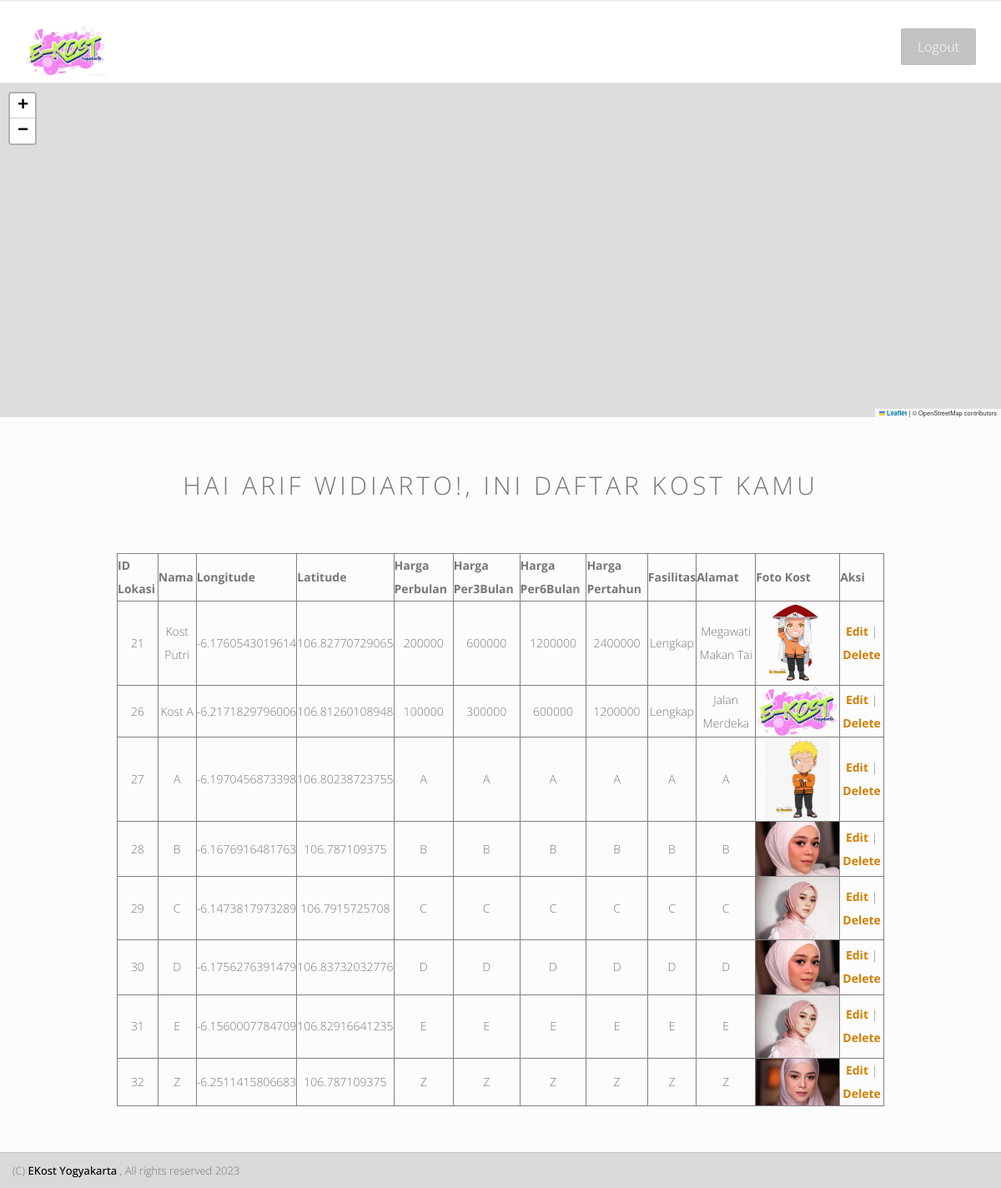
Page /index-kost.php (signed in) on the committed database.
### tables this page shows
CREATE TABLE `tb_location` (
  `id_location` int(10) NOT NULL,
  `id_pemilik` int(10) NOT NULL,
  `name` varchar(255) NOT NULL,
  `long_location` varchar(255) NOT NULL,
  `lat_location` varchar(255) NOT NULL,
  `harga_perbulan` varchar(255) NOT NULL,
  `harga_per3bulan` varchar(255) NOT NULL,
  `harga_per6bulan` varchar(255) NOT NULL,
  `harga_pertahun` varchar(255) NOT NULL,
  `fasilitas` text NOT NULL,
  `alamat_lengkap` text NOT NULL,
  `foto` text NOT NULL
);

### index-kost.php (the view, shortened to what this page needs)
<?php
if (isset($_SESSION['id_account']) && isset($_SESSION['nama_account'])) {
    $nama_account = $_SESSION['nama_account'];
    $greetingMessage2 = "Hai $nama_account!, Ini Daftar Kost Kamu";
} else {
    $greetingMessage = "Cari Kost Anda Disini";
}
?>
<!DOCTYPE html>
<html class="no-js">
<head>
    <link rel="stylesheet" href="assets/css/normalize.css">
    <link rel="stylesheet" href="assets/css/font-awesome.min.css">
    <link rel="stylesheet" href="assets/css/fontello.css">
    <link href="assets/fonts/icon-7-stroke/css/pe-icon-7-stroke.css" rel="stylesheet">
    <link href="assets/fonts/icon-7-stroke/css/helper.css" rel="stylesheet">
    <link href="assets/css/animate.css" rel="stylesheet" media="screen">
    <link rel="stylesheet" href="assets/css/bootstrap-select.min.css">
    <link rel="stylesheet" href="bootstrap/css/bootstrap.min.css">
    <link rel="stylesheet" href="assets/css/icheck.min_all.css">
    <link rel="stylesheet" href="assets/css/price-range.css">
    <link rel="stylesheet" href="assets/css/owl.carousel.css">
    <link rel="stylesheet" href="assets/css/owl.theme.css">
    <link rel="stylesheet" href="assets/css/owl.transitions.css">
    <link rel="stylesheet" href="assets/css/style.css">
    <link rel="stylesheet" href="assets/css/responsive.css">
    <link rel="stylesheet" href="https://unpkg.com/leaflet/dist/leaflet.css" />
</head>
<body>
    <nav class="navbar navbar-default ">
        <div class="container">
            <div class="navbar-header">
                    <a class="navbar-brand" href="index.html"><img class="logo" src="assets/img/logo2.png" alt=""></a>
            </div>
            <div class="collapse navbar-collapse yamm" id="navigation">
                <div class="button navbar-right">
                    <button class="navbar-btn nav-button wow fadeInRight" onclick=" window.open('add_logoutaccount.php')" data-wow-delay="0.48s">Logout</button>
                </div>
            </div>
        </div>
    </nav>
    <div id="map"></div>
    <div class="content-area home-area-1 recent-property" style="background-color: #FCFCFC; padding-bottom: 55px;">
        <div class="container">
            <div class="row">
                <div class="col-md-10 col-md-offset-1 col-sm-12 text-center page-title">
                    <h2><?php echo $greetingMessage2; ?></h2>
                </div>
            </div>
            <div class="col-md-10 col-md-offset-1 col-sm-12 text-center page-title">
        <?php
        if (isset($_SESSION['id_account']) && isset($_SESSION['nama_account'])) {
            $id_account = $_SESSION['id_account'];
            $servername = "localhost";
            $username = "root";
            $password = "";
            $dbname = "db_ekost";
            $conn = new mysqli($servername, $username, $password, $dbname);
            $sql = "SELECT * FROM tb_location WHERE id_pemilik = $id_account";
            $result = $conn->query($sql);
            if ($result->num_rows > 0) {
                echo "<table border='1'>
                    <tr>
                        <th>ID Lokasi</th>
                        <th>Nama</th>
                        <th>Longitude</th>
                        <th>Latitude</th>
                        <th>Harga Perbulan</th>
                        <th>Harga Per3Bulan</th>
                        <th>Harga Per6Bulan</th>
                        <th>Harga Pertahun</th>
                        <th>Fasilitas</th>
                        <th>Alamat</th>
                        <th>Foto Kost</th>
                        <th>Aksi</th>
                    </tr>";
                while ($row = $result->fetch_assoc()) {
                    echo "<tr>
                        <td>{$row['id_location']}</td>
                        <td>{$row['name']}</td>
                        <td>{$row['long_location']}</td>
                        <td>{$row['lat_location']}</td>
                        <td>{$row['harga_perbulan']}</td>
                        <td>{$row['harga_per3bulan']}</td>
                        <td>{$row['harga_per6bulan']}</td>
                        <td>{$row['harga_pertahun']}</td>
                        <td>{$row['fasilitas']}</td>
                        <td>{$row['alamat_lengkap']}</td>
                        <td><img src='{$row['foto']}' alt='Location Image' style='max-width: 100px; max-height: 100px;'></td>
                        <td>
                            <a href='edit_location.php?id={$row['id_location']}'>Edit</a> |
                            <a href='delete_location.php?id={$row['id_location']}'>Delete</a>
                        </td>
                    </tr>";
                }
                echo "</table>";
            } else {
                echo "Belum ada lokasi kost yang ditambahkan.";
            }
        } else {
            $greetingMessage2 = "Cari Kost Anda Disini";
        }
        ?>
    </div>
        </div>
    </div>
        <div class="footer-copy text-center">
            <div class="container">
                <div class="row">
                    <div class="pull-left">
                        <span> (C) <a href="">EKost Yogyakarta</a> , All rights reserved 2023  </span>
                    </div>
                </div>
            </div>
        </div>
</body>
</html>

### assets/css/style.css (style rules this page uses)
html, body { width: 100%; overflow-x: hidden; }
body { height:100%; font-family: 'Open Sans', sans-serif; font-weight: 300; padding:0; margin:0; font-size:14px; line-height: 28px; color: #777; background: #fff; position: relative; }
h1, .h1, h2, .h2, h3, .h3, h4, .h4, h5, .h5, h6, .h6, p, .navbar, .brand, .btn-simple { -moz-osx-font-smoothing: grayscale; -webkit-font-smoothing: antialiased; }
h1, .h1, h2, .h2, h3, .h3, h4, .h4 { font-weight: 400; }
h2, .h2 { font-size: 36px; }
a { color: #d27e04; outline: 0; font-weight: bold; -webkit-transition: all .8s ease; transition: all .8s ease; }
img { height: auto; max-width: 100%; vertical-align: middle; border: 0px none; }
button { border-radius: 3px; outline: thin dotted; outline: 5px auto -webkit-focus-ring-color; outline-offset: -2px; outline: 0; outline-offset: 0; border: none; overflow: visible; }
button, select { text-transform: none; }
button, html input[type="button"], input[type="reset"], input[type="submit"] { -webkit-appearance: button; cursor: pointer; }
.button.navbar-right { padding-top: 10px; }
.nav-button { background-color: #c2c2c2; border: medium none; color: #fff; font-size: 16px; padding: 8px 20px; border-radius: 2px; -webkit-transition: all 0.4s ease; -moz-transition: all 0.4s ease; -ms-transition: all 0.4s ease; transition: all 0.4s ease; }
.navbar { margin-bottom: 0px; min-height: 100px; }
.navbar-default { background-image: none; background-color: #fff; background-repeat: repeat-x; border-radius: 4px; box-shadow: none; }
.navbar .container { padding-top: 15px }
.navbar-default { background-image: none; background-color: #FFF; background-repeat: repeat-x; border-radius: 0px; box-shadow: none; border-left: none; border-right: none; }
.content-area { background-color: #FCFCFC; padding-bottom: 55px; }
.page-title { padding-top: 55px; }
.page-title h2 { margin: 10px 0px; font-size: 30px; font-weight: 300; text-transform: uppercase; letter-spacing: 4px; }
.footer-copy { background: rgba(213, 213, 213, 0.9) none repeat scroll 0% 0%; border-top: 0.051px solid rgba(162, 162, 162, 0.46); padding-bottom: 0px; padding-bottom: 7px; padding-top: 7px; }
.footer-copy span { margin-right: 20px; font-size: 13px; }
.footer-copy span a { color: #000; font-weight: 500; }
#map { height: 300px; }

### index-kost.php (style rules this page uses)
#map { height: 400px; width: 100%; }
.logo { width: 20%; height: auto; }

### rows in the picture
tb_location: id_location "21", name "Kost Putri", long_location "-6.1760543019614", lat_location "106.82770729065", harga_perbulan "200000", harga_per3bulan "600000", harga_per6bulan "1200000", harga_pertahun "2400000", fasilitas "Lengkap", alamat_lengkap "Megawati Makan Tai", foto (picture)
tb_location: id_location "26", name "Kost A", long_location "-6.2171829796006", lat_location "106.81260108948", harga_perbulan "100000", harga_per3bulan "300000", harga_per6bulan "600000", harga_pertahun "1200000", fasilitas "Lengkap", alamat_lengkap "Jalan Merdeka", foto (picture)
tb_location: id_location "27", name "A", long_location "-6.1970456873398", lat_location "106.80238723755", harga_perbulan "A", harga_per3bulan "A", harga_per6bulan "A", harga_pertahun "A", fasilitas "A", alamat_lengkap "A", foto (picture)
tb_location: id_location "28", name "B", long_location "-6.1676916481763", lat_location "106.787109375", harga_perbulan "B", harga_per3bulan "B", harga_per6bulan "B", harga_pertahun "B", fasilitas "B", alamat_lengkap "B", foto (picture)
tb_location: id_location "29", name "C", long_location "-6.1473817973289", lat_location "106.7915725708", harga_perbulan "C", harga_per3bulan "C", harga_per6bulan "C", harga_pertahun "C", fasilitas "C", alamat_lengkap "C", foto (picture)
tb_location: id_location "30", name "D", long_location "-6.1756276391479", lat_location "106.83732032776", harga_perbulan "D", harga_per3bulan "D", harga_per6bulan "D", harga_pertahun "D", fasilitas "D", alamat_lengkap "D", foto (picture)
tb_location: id_location "31", name "E", long_location "-6.1560007784709", lat_location "106.82916641235", harga_perbulan "E", harga_per3bulan "E", harga_per6bulan "E", harga_pertahun "E", fasilitas "E", alamat_lengkap "E", foto (picture)
tb_location: id_location "32", name "Z", long_location "-6.2511415806683", lat_location "106.787109375", harga_perbulan "Z", harga_per3bulan "Z", harga_per6bulan "Z", harga_pertahun "Z", fasilitas "Z", alamat_lengkap "Z", foto (picture)

### other values in the picture
$greetingMessage2 "HAI ARIF WIDIARTO!, INI DAFTAR KOST KAMU"
